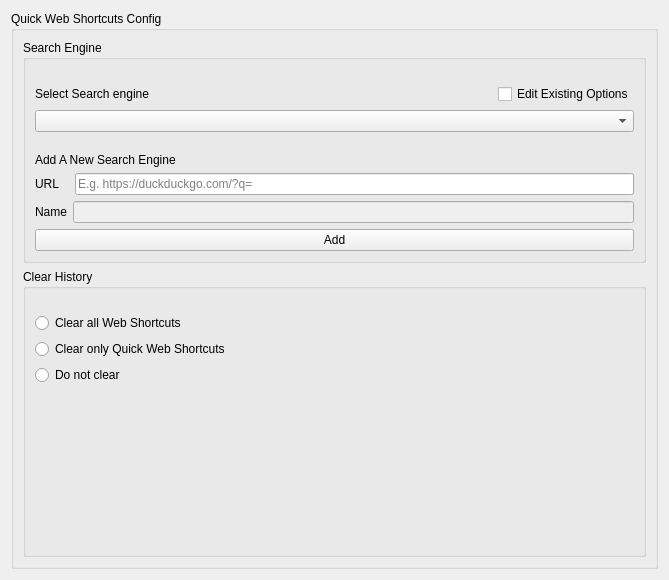
<?xml version="1.0" encoding="UTF-8"?>
<ui version="4.0">
 <author>David Baumr</author>
 <class>QuickWebShortcutsConfigUi</class>
 <widget class="QWidget" name="QuickWebShortcutsConfigUi">
  <property name="geometry">
   <rect>
    <x>0</x>
    <y>0</y>
    <width>669</width>
    <height>580</height>
   </rect>
  </property>
  <layout class="QVBoxLayout" name="verticalLayout">
   <item>
    <widget class="QGroupBox" name="glosbe">
     <property name="enabled">
      <bool>true</bool>
     </property>
     <property name="minimumSize">
      <size>
       <width>0</width>
       <height>0</height>
      </size>
     </property>
     <property name="layoutDirection">
      <enum>Qt::LeftToRight</enum>
     </property>
     <property name="title">
      <string>Quick Web Shortcuts Config</string>
     </property>
     <layout class="QVBoxLayout" name="verticalLayout_4">
      <item>
       <widget class="QGroupBox" name="groupBoxSearch">
        <property name="sizePolicy">
         <sizepolicy hsizetype="Expanding" vsizetype="Preferred">
          <horstretch>0</horstretch>
          <verstretch>0</verstretch>
         </sizepolicy>
        </property>
        <property name="title">
         <string>Search Engine</string>
        </property>
        <property name="flat">
         <bool>false</bool>
        </property>
        <layout class="QFormLayout" name="formLayout">
         <item row="1" column="0" colspan="2">
          <layout class="QVBoxLayout" name="verticalLayout_5">
           <property name="topMargin">
            <number>15</number>
           </property>
           <item>
            <widget class="QLabel" name="label">
             <property name="text">
              <string>Add A New Search Engine</string>
             </property>
            </widget>
           </item>
           <item>
            <layout class="QHBoxLayout" name="horizontalLayout_2">
             <item>
              <widget class="QLabel" name="searchEngineURLLabel">
               <property name="text">
                <string>URL   </string>
               </property>
              </widget>
             </item>
             <item>
              <widget class="QLineEdit" name="searchEngineURL">
               <property name="sizePolicy">
                <sizepolicy hsizetype="Expanding" vsizetype="Fixed">
                 <horstretch>0</horstretch>
                 <verstretch>0</verstretch>
                </sizepolicy>
               </property>
               <property name="placeholderText">
                <string>E.g. https://duckduckgo.com/?q=</string>
               </property>
              </widget>
             </item>
            </layout>
           </item>
           <item>
            <layout class="QHBoxLayout" name="horizontalLayout">
             <item>
              <widget class="QLabel" name="searchEngineNameLabel">
               <property name="text">
                <string>Name</string>
               </property>
              </widget>
             </item>
             <item>
              <widget class="QLineEdit" name="searchEngineName">
               <property name="enabled">
                <bool>false</bool>
               </property>
               <property name="sizePolicy">
                <sizepolicy hsizetype="Expanding" vsizetype="Fixed">
                 <horstretch>0</horstretch>
                 <verstretch>0</verstretch>
                </sizepolicy>
               </property>
              </widget>
             </item>
            </layout>
           </item>
           <item>
            <widget class="QPushButton" name="addSearchEngine">
             <property name="text">
              <string>Add</string>
             </property>
            </widget>
           </item>
          </layout>
         </item>
         <item row="0" column="0" colspan="2">
          <layout class="QVBoxLayout" name="verticalLayout_3">
           <property name="sizeConstraint">
            <enum>QLayout::SetDefaultConstraint</enum>
           </property>
           <property name="topMargin">
            <number>15</number>
           </property>
           <item>
            <layout class="QHBoxLayout" name="horizontalLayout_3">
             <item>
              <widget class="QLabel" name="searchEnginesLabel">
               <property name="text">
                <string>Select Search engine  </string>
               </property>
              </widget>
             </item>
             <item>
              <spacer name="horizontalSpacer">
               <property name="orientation">
                <enum>Qt::Horizontal</enum>
               </property>
               <property name="sizeHint" stdset="0">
                <size>
                 <width>40</width>
                 <height>20</height>
                </size>
               </property>
              </spacer>
             </item>
             <item>
              <widget class="QCheckBox" name="searchEnginesEditable">
               <property name="text">
                <string>Edit Existing Options</string>
               </property>
              </widget>
             </item>
            </layout>
           </item>
           <item>
            <widget class="QComboBox" name="searchEngines">
             <property name="sizePolicy">
              <sizepolicy hsizetype="MinimumExpanding" vsizetype="Preferred">
               <horstretch>0</horstretch>
               <verstretch>0</verstretch>
              </sizepolicy>
             </property>
             <property name="minimumSize">
              <size>
               <width>0</width>
               <height>0</height>
              </size>
             </property>
             <property name="editable">
              <bool>false</bool>
             </property>
             <property name="insertPolicy">
              <enum>QComboBox::NoInsert</enum>
             </property>
            </widget>
           </item>
          </layout>
         </item>
        </layout>
       </widget>
      </item>
      <item>
       <widget class="QGroupBox" name="groupBoxHistory">
        <property name="sizePolicy">
         <sizepolicy hsizetype="Preferred" vsizetype="Expanding">
          <horstretch>0</horstretch>
          <verstretch>0</verstretch>
         </sizepolicy>
        </property>
        <property name="title">
         <string>Clear History</string>
        </property>
        <property name="checkable">
         <bool>false</bool>
        </property>
        <layout class="QFormLayout" name="formLayout_2">
         <item row="0" column="0">
          <layout class="QVBoxLayout" name="verticalLayout_2">
           <property name="sizeConstraint">
            <enum>QLayout::SetDefaultConstraint</enum>
           </property>
           <property name="topMargin">
            <number>15</number>
           </property>
           <item>
            <widget class="QRadioButton" name="historyAll">
             <property name="text">
              <string>Clear all Web Shortcuts</string>
             </property>
            </widget>
           </item>
           <item>
            <widget class="QRadioButton" name="historyQuick">
             <property name="text">
              <string>Clear only Quick Web Shortcuts</string>
             </property>
            </widget>
           </item>
           <item>
            <widget class="QRadioButton" name="historyNotClear">
             <property name="text">
              <string>Do not clear</string>
             </property>
            </widget>
           </item>
          </layout>
         </item>
        </layout>
       </widget>
      </item>
     </layout>
    </widget>
   </item>
  </layout>
 </widget>
 <resources/>
 <connections/>
</ui>
